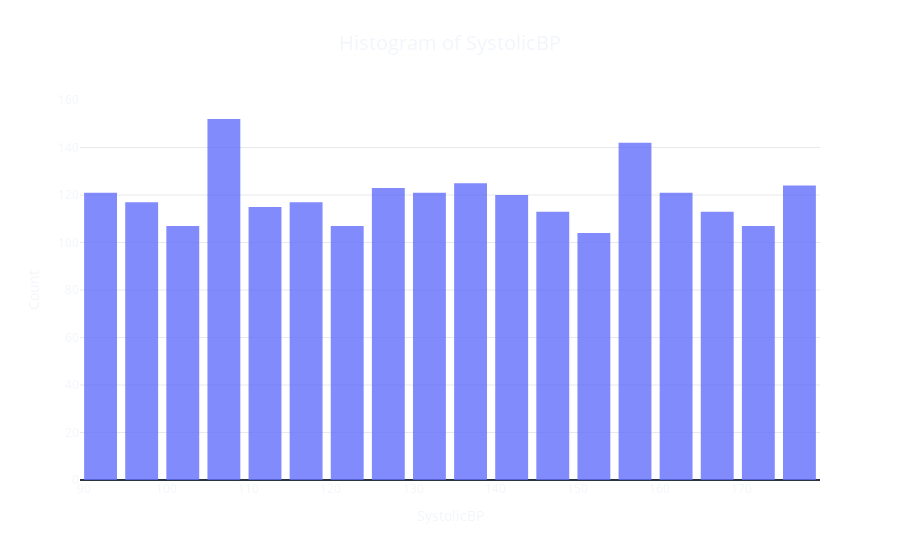
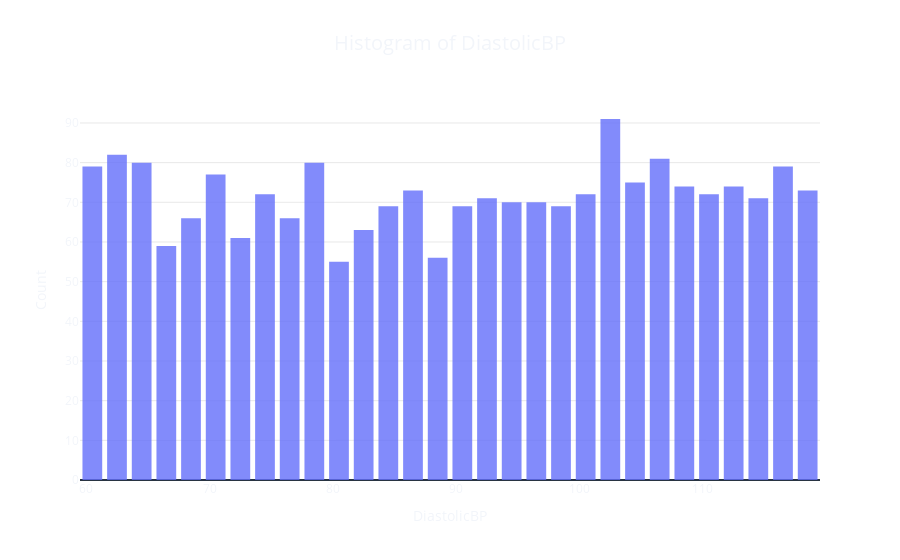
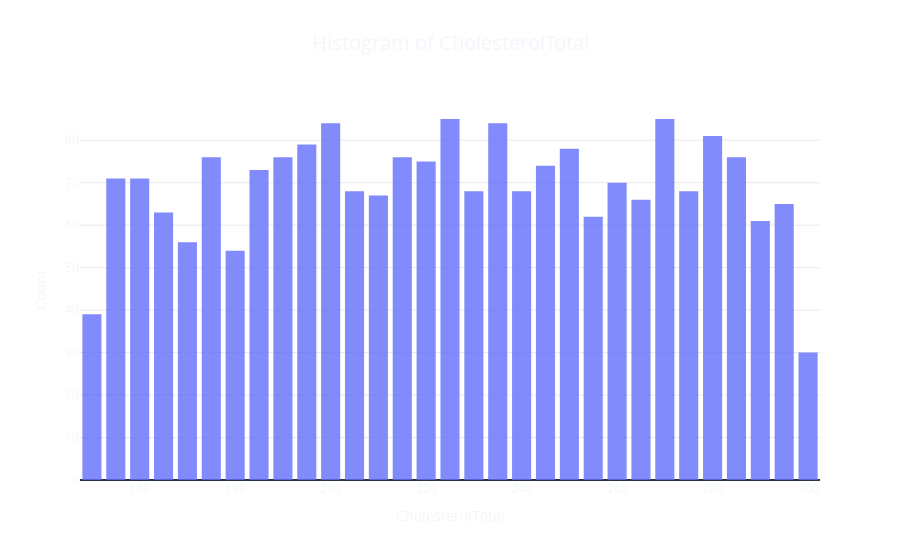
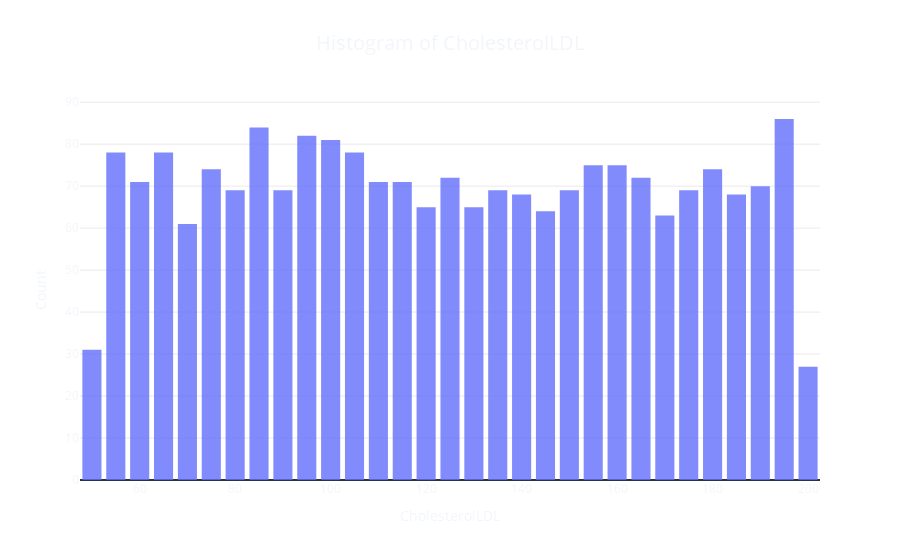

Notebook cell for these charts, in order:
### Markdown cell above
##### Clinical Measurements Visualization

### Code cell
clinic_col = ["SystolicBP", "DiastolicBP", "CholesterolTotal", "CholesterolLDL", "CholesterolHDL", "CholesterolTriglycerides"]

for col in clinic_col:
    fig = px.histogram(df, x=col, title=f'Histogram of {col}', 
                       color_discrete_sequence=['#636EFA'],
                       opacity=0.8)
    
    # Customize layout
    fig.update_layout(
        title_text=f'Histogram of {col}', # Title
        title_x=0.5,                      # Title position
        title_font=dict(size=20),         # Title font size
        xaxis_title_text=col,             # x-axis label
        yaxis_title_text='Count',         # y-axis label
        bargap=0.2,                       # Gap between bars
        template='plotly_dark',           # Dark theme
        paper_bgcolor='rgba(0,0,0,0)',    # Transparent background
        plot_bgcolor='rgba(0,0,0,0)',     # Transparent plot area
    )
    
    # Customize x and y axis
    fig.update_xaxes(showgrid=False, zeroline=False)
    fig.update_yaxes(showgrid=True, gridwidth=0.5, gridcolor='LightGrey')

    fig.show()

### Figure 1 — Plotly figure (JSON) as saved in the notebook; plotly's stock layout.template omitted (floating-point values rounded to 4 significant figures; data arrays with more than 128 entries replaced by an {"elided": "..."} marker saying what was removed)
{"data": [{"alignmentgroup": "True", "bingroup": "x", "hovertemplate": "SystolicBP=%{x}<br>count=%{y}<extra></extra>", "legendgroup": "", "marker": {"color": "#636EFA", "opacity": 0.8, "pattern": {"shape": ""}}, "name": "", "offsetgroup": "", "orientation": "v", "showlegend": false, "type": "histogram", "x": {"elided": "2149 int values"}, "xaxis": "x", "yaxis": "y"}], "layout": {"bargap": 0.2, "barmode": "relative", "legend": {"tracegroupgap": 0}, "paper_bgcolor": "rgba(0,0,0,0)", "plot_bgcolor": "rgba(0,0,0,0)", "title": {"font": {"size": 20}, "text": "Histogram of SystolicBP", "x": 0.5}, "xaxis": {"anchor": "y", "domain": [0, 1], "showgrid": false, "title": {"text": "SystolicBP"}, "zeroline": false}, "yaxis": {"anchor": "x", "domain": [0, 1], "gridcolor": "LightGrey", "gridwidth": 0.5, "showgrid": true, "title": {"text": "Count"}}}}

### Figure 2 — Plotly figure (JSON) as saved in the notebook; plotly's stock layout.template omitted (floating-point values rounded to 4 significant figures; data arrays with more than 128 entries replaced by an {"elided": "..."} marker saying what was removed)
{"data": [{"alignmentgroup": "True", "bingroup": "x", "hovertemplate": "DiastolicBP=%{x}<br>count=%{y}<extra></extra>", "legendgroup": "", "marker": {"color": "#636EFA", "opacity": 0.8, "pattern": {"shape": ""}}, "name": "", "offsetgroup": "", "orientation": "v", "showlegend": false, "type": "histogram", "x": {"elided": "2149 int values"}, "xaxis": "x", "yaxis": "y"}], "layout": {"bargap": 0.2, "barmode": "relative", "legend": {"tracegroupgap": 0}, "paper_bgcolor": "rgba(0,0,0,0)", "plot_bgcolor": "rgba(0,0,0,0)", "title": {"font": {"size": 20}, "text": "Histogram of DiastolicBP", "x": 0.5}, "xaxis": {"anchor": "y", "domain": [0, 1], "showgrid": false, "title": {"text": "DiastolicBP"}, "zeroline": false}, "yaxis": {"anchor": "x", "domain": [0, 1], "gridcolor": "LightGrey", "gridwidth": 0.5, "showgrid": true, "title": {"text": "Count"}}}}

### Figure 3 — Plotly figure (JSON) as saved in the notebook; plotly's stock layout.template omitted (floating-point values rounded to 4 significant figures; data arrays with more than 128 entries replaced by an {"elided": "..."} marker saying what was removed)
{"data": [{"alignmentgroup": "True", "bingroup": "x", "hovertemplate": "CholesterolTotal=%{x}<br>count=%{y}<extra></extra>", "legendgroup": "", "marker": {"color": "#636EFA", "opacity": 0.8, "pattern": {"shape": ""}}, "name": "", "offsetgroup": "", "orientation": "v", "showlegend": false, "type": "histogram", "x": {"elided": "2149 float values"}, "xaxis": "x", "yaxis": "y"}], "layout": {"bargap": 0.2, "barmode": "relative", "legend": {"tracegroupgap": 0}, "paper_bgcolor": "rgba(0,0,0,0)", "plot_bgcolor": "rgba(0,0,0,0)", "title": {"font": {"size": 20}, "text": "Histogram of CholesterolTotal", "x": 0.5}, "xaxis": {"anchor": "y", "domain": [0, 1], "showgrid": false, "title": {"text": "CholesterolTotal"}, "zeroline": false}, "yaxis": {"anchor": "x", "domain": [0, 1], "gridcolor": "LightGrey", "gridwidth": 0.5, "showgrid": true, "title": {"text": "Count"}}}}

### Figure 4 — Plotly figure (JSON) as saved in the notebook; plotly's stock layout.template omitted (floating-point values rounded to 4 significant figures; data arrays with more than 128 entries replaced by an {"elided": "..."} marker saying what was removed)
{"data": [{"alignmentgroup": "True", "bingroup": "x", "hovertemplate": "CholesterolLDL=%{x}<br>count=%{y}<extra></extra>", "legendgroup": "", "marker": {"color": "#636EFA", "opacity": 0.8, "pattern": {"shape": ""}}, "name": "", "offsetgroup": "", "orientation": "v", "showlegend": false, "type": "histogram", "x": {"elided": "2149 float values"}, "xaxis": "x", "yaxis": "y"}], "layout": {"bargap": 0.2, "barmode": "relative", "legend": {"tracegroupgap": 0}, "paper_bgcolor": "rgba(0,0,0,0)", "plot_bgcolor": "rgba(0,0,0,0)", "title": {"font": {"size": 20}, "text": "Histogram of CholesterolLDL", "x": 0.5}, "xaxis": {"anchor": "y", "domain": [0, 1], "showgrid": false, "title": {"text": "CholesterolLDL"}, "zeroline": false}, "yaxis": {"anchor": "x", "domain": [0, 1], "gridcolor": "LightGrey", "gridwidth": 0.5, "showgrid": true, "title": {"text": "Count"}}}}
